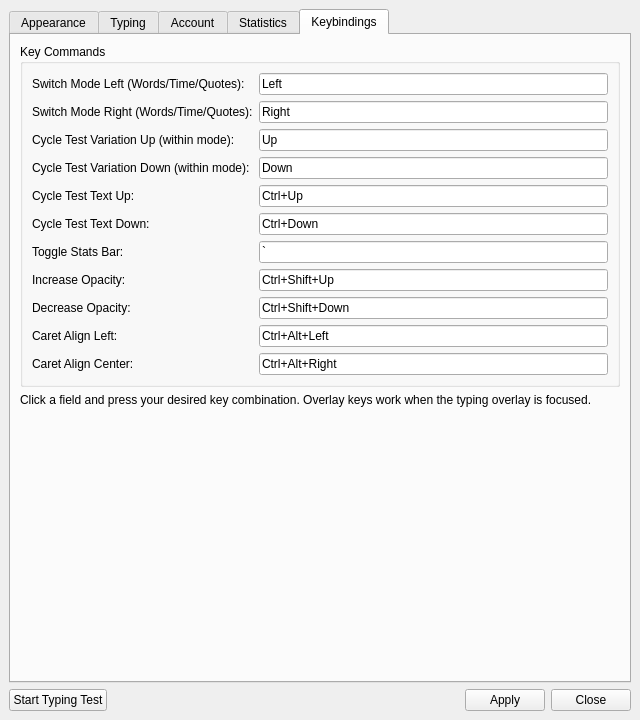
<?xml version="1.0" encoding="UTF-8"?>
<ui version="4.0">
 <class>SettingsWindow</class>
 <widget class="QMainWindow" name="SettingsWindow">
  <property name="geometry">
   <rect>
    <x>0</x>
    <y>0</y>
    <width>640</width>
    <height>720</height>
   </rect>
  </property>
  <property name="windowTitle">
   <string>TinyType Settings</string>
  </property>
  <widget class="QWidget" name="centralwidget">
   <layout class="QVBoxLayout" name="verticalLayout">
    <item>
     <widget class="QTabWidget" name="tabWidget">
      <property name="currentIndex">
       <number>4</number>
      </property>
      <widget class="QWidget" name="tab_appearance">
       <attribute name="title">
        <string>Appearance</string>
       </attribute>
       <layout class="QVBoxLayout" name="verticalLayout_2">
        <item>
         <widget class="QGroupBox" name="groupBox_font">
          <property name="title">
           <string>Font Settings</string>
          </property>
          <layout class="QFormLayout" name="formLayout">
           <item row="0" column="0">
            <widget class="QLabel" name="label_font">
             <property name="text">
              <string>Font:</string>
             </property>
            </widget>
           </item>
           <item row="0" column="1">
            <widget class="QFontComboBox" name="fontComboBox"/>
           </item>
           <item row="1" column="0">
            <widget class="QLabel" name="label_fontSize">
             <property name="text">
              <string>Font Size:</string>
             </property>
            </widget>
           </item>
           <item row="1" column="1">
            <widget class="QSpinBox" name="spinBox_fontSize">
             <property name="minimum">
              <number>5</number>
             </property>
             <property name="maximum">
              <number>72</number>
             </property>
             <property name="value">
              <number>24</number>
             </property>
            </widget>
           </item>
          </layout>
         </widget>
        </item>
        <item>
         <widget class="QGroupBox" name="groupBox_colors">
          <property name="title">
           <string>Color Settings</string>
          </property>
          <layout class="QFormLayout" name="formLayout_2">
           <item row="0" column="0">
            <widget class="QLabel" name="label_primaryColor">
             <property name="text">
              <string>Primary Color:</string>
             </property>
            </widget>
           </item>
           <item row="0" column="1">
            <widget class="QPushButton" name="btn_untypedColor">
             <property name="text">
              <string>Choose Color</string>
             </property>
            </widget>
           </item>
           <item row="1" column="0">
            <widget class="QLabel" name="label_secondaryColor">
             <property name="text">
              <string>Secondary Color:</string>
             </property>
            </widget>
           </item>
           <item row="1" column="1">
            <widget class="QPushButton" name="btn_typedColor">
             <property name="text">
              <string>Choose Color</string>
             </property>
            </widget>
           </item>
           <item row="2" column="0">
            <widget class="QLabel" name="label_errorColor">
             <property name="text">
              <string>Error Color:</string>
             </property>
            </widget>
           </item>
           <item row="2" column="1">
            <widget class="QPushButton" name="btn_errorColor">
             <property name="text">
              <string>Choose Color</string>
             </property>
            </widget>
           </item>
           <item row="3" column="0">
            <widget class="QLabel" name="label_windowColor">
             <property name="text">
              <string>Window Color:</string>
             </property>
            </widget>
           </item>
           <item row="3" column="1">
            <widget class="QPushButton" name="btn_windowColor">
             <property name="text">
              <string>Choose Color</string>
             </property>
            </widget>
           </item>
           <item row="4" column="0">
            <widget class="QLabel" name="label_bgOpacity">
             <property name="text">
              <string>Background Opacity:</string>
             </property>
            </widget>
           </item>
           <item row="4" column="1">
            <widget class="QSlider" name="slider_bgOpacity">
             <property name="maximum">
              <number>255</number>
             </property>
             <property name="value">
              <number>128</number>
             </property>
             <property name="orientation">
              <enum>Qt::Horizontal</enum>
             </property>
            </widget>
           </item>
          </layout>
         </widget>
        </item>
        <item>
         <widget class="QGroupBox" name="groupBox_themes">
          <property name="title">
           <string>Color Themes</string>
          </property>
          <layout class="QVBoxLayout" name="verticalLayout_themes">
           <item>
            <layout class="QHBoxLayout" name="horizontalLayout_themes">
             <item>
              <widget class="QListWidget" name="listWidget_themes"/>
             </item>
             <item>
              <layout class="QVBoxLayout" name="verticalLayout_themeButtons">
               <item>
                <widget class="QPushButton" name="btn_applyTheme">
                 <property name="text">
                  <string>Apply Theme</string>
                 </property>
                </widget>
               </item>
               <item>
                <widget class="QPushButton" name="btn_saveTheme">
                 <property name="text">
                  <string>Save as New</string>
                 </property>
                </widget>
               </item>
               <item>
                <widget class="QPushButton" name="btn_updateTheme">
                 <property name="text">
                  <string>Update Theme</string>
                 </property>
                </widget>
               </item>
               <item>
                <widget class="QPushButton" name="btn_deleteTheme">
                 <property name="text">
                  <string>Delete Theme</string>
                 </property>
                </widget>
               </item>
               <item>
                <spacer name="verticalSpacer_themes">
                 <property name="orientation">
                  <enum>Qt::Vertical</enum>
                 </property>
                 <property name="sizeHint" stdset="0">
                  <size>
                   <width>20</width>
                   <height>20</height>
                  </size>
                 </property>
                </spacer>
               </item>
              </layout>
             </item>
            </layout>
           </item>
           <item>
            <layout class="QHBoxLayout" name="horizontalLayout_themeName">
             <item>
              <widget class="QLabel" name="label_themeName">
               <property name="text">
                <string>Theme Name:</string>
               </property>
              </widget>
             </item>
             <item>
              <widget class="QLineEdit" name="lineEdit_themeName">
               <property name="placeholderText">
                <string>Enter theme name...</string>
               </property>
              </widget>
             </item>
            </layout>
           </item>
          </layout>
         </widget>
        </item>
        <item>
         <spacer name="verticalSpacer">
          <property name="orientation">
           <enum>Qt::Vertical</enum>
          </property>
          <property name="sizeHint" stdset="0">
           <size>
            <width>20</width>
            <height>20</height>
           </size>
          </property>
         </spacer>
        </item>
       </layout>
      </widget>
      <widget class="QWidget" name="tab_typing">
       <attribute name="title">
        <string>Typing</string>
       </attribute>
       <layout class="QVBoxLayout" name="verticalLayout_3">
        <item>
         <widget class="QGroupBox" name="groupBox_typingBehavior">
          <property name="title">
           <string>Typing Behavior</string>
          </property>
          <layout class="QVBoxLayout" name="verticalLayout_4">
           <item>
            <widget class="QRadioButton" name="radio_movePerChar">
             <property name="text">
              <string>Move text per character</string>
             </property>
             <property name="checked">
              <bool>true</bool>
             </property>
            </widget>
           </item>
           <item>
            <widget class="QRadioButton" name="radio_movePerWord">
             <property name="text">
              <string>Move text per word</string>
             </property>
            </widget>
           </item>
           <item>
            <widget class="QCheckBox" name="checkBox_pauseOnFocus">
             <property name="text">
              <string>Pause test on focus loss or 5s inactivity</string>
             </property>
            </widget>
           </item>
          </layout>
         </widget>
        </item>
        <item>
         <widget class="QGroupBox" name="groupBox_typingTests">
          <property name="title">
           <string>Typing Tests</string>
          </property>
          <layout class="QVBoxLayout" name="verticalLayout_9">
           <item>
            <layout class="QHBoxLayout" name="horizontalLayout_testControls">
             <item>
              <widget class="QPushButton" name="btn_addTest">
               <property name="text">
                <string>Add Test</string>
               </property>
              </widget>
             </item>
             <item>
              <widget class="QPushButton" name="btn_removeTest">
               <property name="text">
                <string>Remove Selected</string>
               </property>
              </widget>
             </item>
             <item>
              <widget class="QPushButton" name="btn_randomTest">
               <property name="text">
                <string>Use Random</string>
               </property>
               <property name="checkable">
                <bool>true</bool>
               </property>
              </widget>
             </item>
             <item>
              <spacer name="horizontalSpacer_2">
               <property name="orientation">
                <enum>Qt::Horizontal</enum>
               </property>
               <property name="sizeHint" stdset="0">
                <size>
                 <width>40</width>
                 <height>20</height>
                </size>
               </property>
              </spacer>
             </item>
            </layout>
           </item>
           <item>
            <widget class="QListWidget" name="listWidget_tests"/>
           </item>
           <item>
            <widget class="QLabel" name="label_testName">
             <property name="text">
              <string>Test Name / Category:</string>
             </property>
            </widget>
           </item>
           <item>
            <layout class="QHBoxLayout" name="horizontalLayout_testName">
             <item>
              <widget class="QLineEdit" name="lineEdit_testName">
               <property name="placeholderText">
                <string>Enter test name...</string>
               </property>
              </widget>
             </item>
             <item>
              <widget class="QComboBox" name="comboBox_testCategory">
               <item>
                <property name="text">
                 <string>Word Pool</string>
                </property>
               </item>
               <item>
                <property name="text">
                 <string>Quote</string>
                </property>
               </item>
              </widget>
             </item>
            </layout>
           </item>
           <item>
            <widget class="QLabel" name="label_testText">
             <property name="text">
              <string>Test Text:</string>
             </property>
            </widget>
           </item>
           <item>
            <widget class="QTextEdit" name="textEdit_testText">
             <property name="placeholderText">
              <string>Enter typing test text (leave empty for random words)...</string>
             </property>
            </widget>
           </item>
          </layout>
         </widget>
        </item>
        <item>
         <widget class="QGroupBox" name="groupBox_display">
          <property name="title">
           <string>Display Settings</string>
          </property>
          <layout class="QFormLayout" name="formLayout_4">
           <item row="0" column="0">
            <widget class="QLabel" name="label_width">
             <property name="text">
              <string>Typing Area Width:</string>
             </property>
            </widget>
           </item>
           <item row="0" column="1">
            <widget class="QSpinBox" name="spinBox_width">
             <property name="minimum">
              <number>100</number>
             </property>
             <property name="maximum">
              <number>2400</number>
             </property>
             <property name="singleStep">
              <number>100</number>
             </property>
             <property name="value">
              <number>1200</number>
             </property>
            </widget>
           </item>
           <item row="1" column="0">
            <widget class="QLabel" name="label_height">
             <property name="text">
              <string>Typing Area Height:</string>
             </property>
            </widget>
           </item>
           <item row="1" column="1">
            <widget class="QSpinBox" name="spinBox_height">
             <property name="minimum">
              <number>20</number>
             </property>
             <property name="maximum">
              <number>300</number>
             </property>
             <property name="singleStep">
              <number>10</number>
             </property>
             <property name="value">
              <number>120</number>
             </property>
            </widget>
           </item>
           <item row="2" column="0">
            <widget class="QLabel" name="label_showBorder">
             <property name="text">
              <string>Show Border:</string>
             </property>
            </widget>
           </item>
           <item row="2" column="1">
            <widget class="QCheckBox" name="checkBox_showBorder">
             <property name="text">
              <string>Enable border around typing area</string>
             </property>
            </widget>
           </item>
           <item row="3" column="0">
            <widget class="QLabel" name="label_textAlign">
             <property name="text">
              <string>Caret Alignment:</string>
             </property>
            </widget>
           </item>
           <item row="3" column="1">
            <layout class="QHBoxLayout" name="horizontalLayout_align">
             <item>
              <widget class="QRadioButton" name="radio_alignCenter">
               <property name="text">
                <string>Centered</string>
               </property>
               <property name="checked">
                <bool>true</bool>
               </property>
              </widget>
             </item>
             <item>
              <widget class="QRadioButton" name="radio_alignLeft">
               <property name="text">
                <string>Left-aligned</string>
               </property>
              </widget>
             </item>
            </layout>
           </item>
          </layout>
         </widget>
        </item>
        <item>
         <spacer name="verticalSpacer_2">
          <property name="orientation">
           <enum>Qt::Vertical</enum>
          </property>
          <property name="sizeHint" stdset="0">
           <size>
            <width>20</width>
            <height>20</height>
           </size>
          </property>
         </spacer>
        </item>
       </layout>
      </widget>
      <widget class="QWidget" name="tab_account">
       <attribute name="title">
        <string>Account</string>
       </attribute>
       <layout class="QVBoxLayout" name="verticalLayout_5">
        <item>
         <widget class="QGroupBox" name="groupBox_account">
          <property name="title">
           <string>Google Account</string>
          </property>
          <layout class="QVBoxLayout" name="verticalLayout_6">
           <item>
            <widget class="QLabel" name="label_accountStatus">
             <property name="text">
              <string>Not logged in</string>
             </property>
            </widget>
           </item>
           <item>
            <widget class="QPushButton" name="btn_login">
             <property name="text">
              <string>Login with Google</string>
             </property>
            </widget>
           </item>
           <item>
            <widget class="QPushButton" name="btn_logout">
             <property name="enabled">
              <bool>false</bool>
             </property>
             <property name="text">
              <string>Logout</string>
             </property>
            </widget>
           </item>
          </layout>
         </widget>
        </item>
        <item>
         <spacer name="verticalSpacer_3">
          <property name="orientation">
           <enum>Qt::Vertical</enum>
          </property>
          <property name="sizeHint" stdset="0">
           <size>
            <width>20</width>
            <height>40</height>
           </size>
          </property>
         </spacer>
        </item>
       </layout>
      </widget>
      <widget class="QWidget" name="tab_stats">
       <attribute name="title">
        <string>Statistics</string>
       </attribute>
       <layout class="QVBoxLayout" name="verticalLayout_7">
        <item>
         <widget class="QTextBrowser" name="textBrowser_stats"/>
        </item>
       </layout>
      </widget>
      <widget class="QWidget" name="tab_keybindings">
       <attribute name="title">
        <string>Keybindings</string>
       </attribute>
       <layout class="QVBoxLayout" name="verticalLayout_11">
        <item>
         <widget class="QGroupBox" name="groupBox_keybindings">
          <property name="title">
           <string>Key Commands</string>
          </property>
          <layout class="QFormLayout" name="formLayout_5">
           <item row="0" column="0">
            <widget class="QLabel" name="label_cycleModeLeft">
             <property name="toolTip">
              <string>Press this key to cycle to the previous test mode: Words → Quotes → Time → Words. Only works when no test is running.</string>
             </property>
             <property name="text">
              <string>Switch Mode Left (Words/Time/Quotes):</string>
             </property>
            </widget>
           </item>
           <item row="0" column="1">
            <widget class="QKeySequenceEdit" name="keySeq_cycleOptionLeft">
             <property name="keySequence">
              <string>Left</string>
             </property>
            </widget>
           </item>
           <item row="1" column="0">
            <widget class="QLabel" name="label_cycleModeRight">
             <property name="toolTip">
              <string>Press this key to cycle to the next test mode: Words → Time → Quotes → Words. Only works when no test is running.</string>
             </property>
             <property name="text">
              <string>Switch Mode Right (Words/Time/Quotes):</string>
             </property>
            </widget>
           </item>
           <item row="1" column="1">
            <widget class="QKeySequenceEdit" name="keySeq_cycleOptionRight">
             <property name="keySequence">
              <string>Right</string>
             </property>
            </widget>
           </item>
           <item row="2" column="0">
            <widget class="QLabel" name="label_cycleOptionUp">
             <property name="toolTip">
              <string>Press this key to increase the value of the current mode option — e.g. 25→50 words, 30s→60s, or short→medium quotes. Only works when no test is running.</string>
             </property>
             <property name="text">
              <string>Cycle Test Variation Up (within mode):</string>
             </property>
            </widget>
           </item>
           <item row="2" column="1">
            <widget class="QKeySequenceEdit" name="keySeq_cycleTestUp">
             <property name="keySequence">
              <string>Up</string>
             </property>
            </widget>
           </item>
           <item row="3" column="0">
            <widget class="QLabel" name="label_cycleOptionDown">
             <property name="toolTip">
              <string>Press this key to decrease the value of the current mode option — e.g. 50→25 words, 60s→30s, or medium→short quotes. Only works when no test is running.</string>
             </property>
             <property name="text">
              <string>Cycle Test Variation Down (within mode):</string>
             </property>
            </widget>
           </item>
           <item row="3" column="1">
            <widget class="QKeySequenceEdit" name="keySeq_cycleTestDown">
             <property name="keySequence">
              <string>Down</string>
             </property>
            </widget>
           </item>
           <item row="4" column="0">
            <widget class="QLabel" name="label_cycleTestUp">
             <property name="toolTip">
              <string>Press this key to switch to the previous typing test in your list (e.g. Default → Test 2).</string>
             </property>
             <property name="text">
              <string>Cycle Test Text Up:</string>
             </property>
            </widget>
           </item>
           <item row="4" column="1">
            <widget class="QKeySequenceEdit" name="keySeq_cycleTestUpKey">
             <property name="keySequence">
              <string>Ctrl+Up</string>
             </property>
            </widget>
           </item>
           <item row="5" column="0">
            <widget class="QLabel" name="label_cycleTestDown">
             <property name="toolTip">
              <string>Press this key to switch to the next typing test in your list (e.g. Test 2 → Default).</string>
             </property>
             <property name="text">
              <string>Cycle Test Text Down:</string>
             </property>
            </widget>
           </item>
           <item row="5" column="1">
            <widget class="QKeySequenceEdit" name="keySeq_cycleTestDownKey">
             <property name="keySequence">
              <string>Ctrl+Down</string>
             </property>
            </widget>
           </item>
           <item row="6" column="0">
            <widget class="QLabel" name="label_toggleStats">
             <property name="toolTip">
              <string>Press this key to show or hide the stats bar (WPM, accuracy, time, and the Words/Time/Quotes mode selector).</string>
             </property>
             <property name="text">
              <string>Toggle Stats Bar:</string>
             </property>
            </widget>
           </item>
           <item row="6" column="1">
            <widget class="QKeySequenceEdit" name="keySeq_toggleStats">
             <property name="keySequence">
              <string>`</string>
             </property>
            </widget>
           </item>
           <item row="7" column="0">
            <widget class="QLabel" name="label_increaseOpacity">
             <property name="toolTip">
              <string>Press this key to make the overlay background more opaque (0–255).</string>
             </property>
             <property name="text">
              <string>Increase Opacity:</string>
             </property>
            </widget>
           </item>
           <item row="7" column="1">
            <widget class="QKeySequenceEdit" name="keySeq_increaseOpacity">
             <property name="keySequence">
              <string>Ctrl+Shift+Up</string>
             </property>
            </widget>
           </item>
           <item row="8" column="0">
            <widget class="QLabel" name="label_decreaseOpacity">
             <property name="toolTip">
              <string>Press this key to make the overlay background more transparent (0–255).</string>
             </property>
             <property name="text">
              <string>Decrease Opacity:</string>
             </property>
            </widget>
           </item>
           <item row="8" column="1">
            <widget class="QKeySequenceEdit" name="keySeq_decreaseOpacity">
             <property name="keySequence">
              <string>Ctrl+Shift+Down</string>
             </property>
            </widget>
           </item>
           <item row="9" column="0">
            <widget class="QLabel" name="label_alignLeft">
             <property name="toolTip">
              <string>Press this key to switch the typing caret to left-aligned (stays at a fixed column).</string>
             </property>
             <property name="text">
              <string>Caret Align Left:</string>
             </property>
            </widget>
           </item>
           <item row="9" column="1">
            <widget class="QKeySequenceEdit" name="keySeq_alignLeft">
             <property name="keySequence">
              <string>Ctrl+Alt+Left</string>
             </property>
            </widget>
           </item>
           <item row="10" column="0">
            <widget class="QLabel" name="label_alignCenter">
             <property name="toolTip">
              <string>Press this key to switch the typing caret to centered in the overlay.</string>
             </property>
             <property name="text">
              <string>Caret Align Center:</string>
             </property>
            </widget>
           </item>
           <item row="10" column="1">
            <widget class="QKeySequenceEdit" name="keySeq_alignCenter">
             <property name="keySequence">
              <string>Ctrl+Alt+Right</string>
             </property>
            </widget>
           </item>
          </layout>
         </widget>
        </item>
        <item>
         <widget class="QLabel" name="label_keybindingInfo">
          <property name="text">
           <string>Click a field and press your desired key combination. Overlay keys work when the typing overlay is focused.</string>
          </property>
          <property name="wordWrap">
           <bool>true</bool>
          </property>
         </widget>
        </item>
        <item>
         <spacer name="verticalSpacer_4">
          <property name="orientation">
           <enum>Qt::Vertical</enum>
          </property>
          <property name="sizeHint" stdset="0">
           <size>
            <width>20</width>
            <height>40</height>
           </size>
          </property>
         </spacer>
        </item>
       </layout>
      </widget>
     </widget>
    </item>
    <item>
     <layout class="QHBoxLayout" name="horizontalLayout_bottom">
      <item>
       <widget class="QPushButton" name="btn_startTyping">
        <property name="text">
         <string>Start Typing Test</string>
        </property>
       </widget>
      </item>
      <item>
       <spacer name="horizontalSpacer">
        <property name="orientation">
         <enum>Qt::Horizontal</enum>
        </property>
        <property name="sizeHint" stdset="0">
         <size>
          <width>40</width>
          <height>20</height>
         </size>
        </property>
       </spacer>
      </item>
      <item>
       <widget class="QPushButton" name="btn_apply">
        <property name="text">
         <string>Apply</string>
        </property>
       </widget>
      </item>
      <item>
       <widget class="QPushButton" name="btn_close">
        <property name="text">
         <string>Close</string>
        </property>
       </widget>
      </item>
     </layout>
    </item>
   </layout>
  </widget>
 </widget>
 <resources/>
 <connections/>
</ui>
